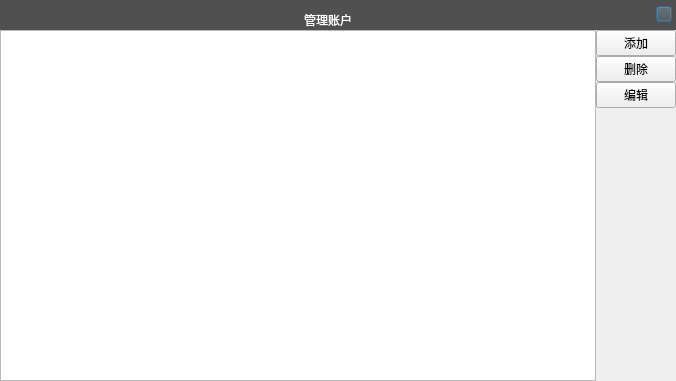
<?xml version="1.0" encoding="UTF-8"?>
<ui version="4.0">
 <class>ManageAccountDialog</class>
 <widget class="QDialog" name="ManageAccountDialog">
  <property name="geometry">
   <rect>
    <x>0</x>
    <y>0</y>
    <width>676</width>
    <height>381</height>
   </rect>
  </property>
  <property name="windowTitle">
   <string>Dialog</string>
  </property>
  <layout class="QVBoxLayout" name="verticalLayout_4">
   <property name="spacing">
    <number>0</number>
   </property>
   <property name="leftMargin">
    <number>0</number>
   </property>
   <property name="topMargin">
    <number>0</number>
   </property>
   <property name="rightMargin">
    <number>0</number>
   </property>
   <property name="bottomMargin">
    <number>0</number>
   </property>
   <item>
    <layout class="QVBoxLayout" name="verticalLayout_3">
     <item>
      <widget class="QWidget" name="widget" native="true">
       <property name="minimumSize">
        <size>
         <width>0</width>
         <height>30</height>
        </size>
       </property>
       <property name="maximumSize">
        <size>
         <width>16777215</width>
         <height>30</height>
        </size>
       </property>
       <property name="styleSheet">
        <string notr="true">background-color:rgb(80, 80, 80);
color: rgb(255, 255, 255);</string>
       </property>
       <layout class="QHBoxLayout" name="horizontalLayout_2">
        <property name="spacing">
         <number>0</number>
        </property>
        <property name="leftMargin">
         <number>0</number>
        </property>
        <property name="topMargin">
         <number>0</number>
        </property>
        <property name="rightMargin">
         <number>0</number>
        </property>
        <property name="bottomMargin">
         <number>0</number>
        </property>
        <item>
         <spacer name="horizontalSpacer">
          <property name="orientation">
           <enum>Qt::Horizontal</enum>
          </property>
          <property name="sizeHint" stdset="0">
           <size>
            <width>138</width>
            <height>20</height>
           </size>
          </property>
         </spacer>
        </item>
        <item>
         <widget class="QLabel" name="label_3">
          <property name="minimumSize">
           <size>
            <width>0</width>
            <height>40</height>
           </size>
          </property>
          <property name="maximumSize">
           <size>
            <width>16777215</width>
            <height>40</height>
           </size>
          </property>
          <property name="text">
           <string>管理账户</string>
          </property>
         </widget>
        </item>
        <item>
         <spacer name="horizontalSpacer_2">
          <property name="orientation">
           <enum>Qt::Horizontal</enum>
          </property>
          <property name="sizeHint" stdset="0">
           <size>
            <width>138</width>
            <height>20</height>
           </size>
          </property>
         </spacer>
        </item>
        <item>
         <layout class="QVBoxLayout" name="verticalLayout_2">
          <property name="topMargin">
           <number>6</number>
          </property>
          <item>
           <widget class="CPushButton" name="closePushButton">
            <property name="sizePolicy">
             <sizepolicy hsizetype="Fixed" vsizetype="Fixed">
              <horstretch>0</horstretch>
              <verstretch>0</verstretch>
             </sizepolicy>
            </property>
            <property name="maximumSize">
             <size>
              <width>16</width>
              <height>16</height>
             </size>
            </property>
            <property name="text">
             <string/>
            </property>
           </widget>
          </item>
          <item>
           <spacer name="verticalSpacer_2">
            <property name="orientation">
             <enum>Qt::Vertical</enum>
            </property>
            <property name="sizeHint" stdset="0">
             <size>
              <width>20</width>
              <height>40</height>
             </size>
            </property>
           </spacer>
          </item>
         </layout>
        </item>
       </layout>
      </widget>
     </item>
     <item>
      <layout class="QHBoxLayout" name="horizontalLayout">
       <item>
        <widget class="QTableView" name="tableView"/>
       </item>
       <item>
        <layout class="QVBoxLayout" name="verticalLayout">
         <item>
          <widget class="QPushButton" name="addPushButton">
           <property name="text">
            <string>添加</string>
           </property>
          </widget>
         </item>
         <item>
          <widget class="QPushButton" name="deletePushButton">
           <property name="text">
            <string>删除</string>
           </property>
          </widget>
         </item>
         <item>
          <widget class="QPushButton" name="editPushButton">
           <property name="text">
            <string>编辑</string>
           </property>
          </widget>
         </item>
         <item>
          <spacer name="verticalSpacer">
           <property name="orientation">
            <enum>Qt::Vertical</enum>
           </property>
           <property name="sizeHint" stdset="0">
            <size>
             <width>20</width>
             <height>40</height>
            </size>
           </property>
          </spacer>
         </item>
        </layout>
       </item>
      </layout>
     </item>
    </layout>
   </item>
  </layout>
 </widget>
 <customwidgets>
  <customwidget>
   <class>CPushButton</class>
   <extends>QPushButton</extends>
   <header location="global">D:\git\l110\customContro\cpushbutton.h</header>
  </customwidget>
 </customwidgets>
 <resources/>
 <connections/>
</ui>
